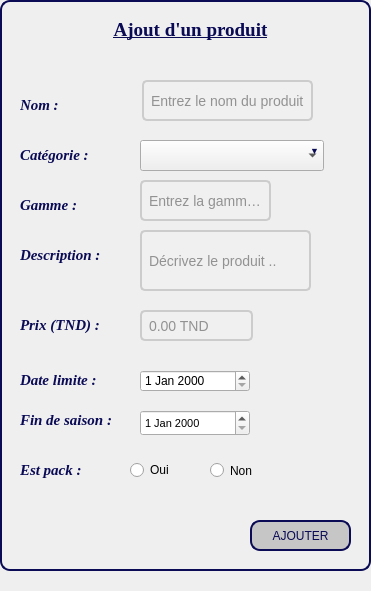
   <widget class="QGroupBox" name="groupBox_2">
    <property name="geometry">
     <rect>
      <x>10</x>
      <y>130</y>
      <width>371</width>
      <height>591</height>
     </rect>
    </property>
    <property name="styleSheet">
     <string notr="true">QGroupBox {
	
    border: 2px solid  #0a0a55; /* Couleur turquoise pour la bordure */
    border-radius: 10px;  /* Coins arrondis */
    padding: 10px;  /* Espacement interne */
    margin-bottom: 20px;  /* Espacement en bas */
}</string>
    </property>
    <property name="title">
     <string/>
    </property>
    <widget class="QLabel" name="label_20">
     <property name="geometry">
      <rect>
       <x>80</x>
       <y>10</y>
       <width>221</width>
       <height>41</height>
      </rect>
     </property>
     <property name="sizePolicy">
      <sizepolicy hsizetype="Preferred" vsizetype="Preferred">
       <horstretch>5</horstretch>
       <verstretch>0</verstretch>
      </sizepolicy>
     </property>
     <property name="maximumSize">
      <size>
       <width>16777215</width>
       <height>16777215</height>
      </size>
     </property>
     <property name="font">
      <font>
       <family>Georgia</family>
       <bold>true</bold>
       <underline>true</underline>
      </font>
     </property>
     <property name="styleSheet">
      <string notr="true"> font-family: &quot;Georgia&quot;, &quot;Times New Roman&quot;, serif;</string>
     </property>
     <property name="text">
      <string>&lt;html&gt;&lt;head/&gt;&lt;body&gt;&lt;p align=&quot;center&quot;&gt;&lt;span style=&quot; font-size:14pt; color:#0a0a55;&quot;&gt;Ajout d'un produit&lt;/span&gt;&lt;/p&gt;&lt;/body&gt;&lt;/html&gt;</string>
     </property>
    </widget>
    <widget class="QLabel" name="label_22">
     <property name="geometry">
      <rect>
       <x>20</x>
       <y>370</y>
       <width>111</width>
       <height>21</height>
      </rect>
     </property>
     <property name="font">
      <font>
       <family>Georgia</family>
       <bold>true</bold>
      </font>
     </property>
     <property name="styleSheet">
      <string notr="true">font-family: &quot;Georgia&quot;, &quot;Times New Roman&quot;, serif;</string>
     </property>
     <property name="text">
      <string>&lt;html&gt;&lt;head/&gt;&lt;body&gt;&lt;p&gt;&lt;span style=&quot; font-size:11pt; font-style:italic; color:#0a0a55;&quot;&gt;Date limite :&lt;/span&gt;&lt;/p&gt;&lt;/body&gt;&lt;/html&gt;</string>
     </property>
    </widget>
    <widget class="QLabel" name="label_23">
     <property name="geometry">
      <rect>
       <x>20</x>
       <y>310</y>
       <width>111</width>
       <height>31</height>
      </rect>
     </property>
     <property name="font">
      <font>
       <family>Georgia</family>
       <bold>true</bold>
      </font>
     </property>
     <property name="styleSheet">
      <string notr="true">font-family: &quot;Georgia&quot;, &quot;Times New Roman&quot;, serif;</string>
     </property>
     <property name="text">
      <string>&lt;html&gt;&lt;head/&gt;&lt;body&gt;&lt;p&gt;&lt;span style=&quot; font-size:11pt; font-style:italic; color:#0a0a55;&quot;&gt;Prix (TND) :&lt;/span&gt;&lt;/p&gt;&lt;/body&gt;&lt;/html&gt;</string>
     </property>
    </widget>
    <widget class="QLineEdit" name="lineEdit_prix_2">
     <property name="geometry">
      <rect>
       <x>140</x>
       <y>310</y>
       <width>113</width>
       <height>31</height>
      </rect>
     </property>
     <property name="styleSheet">
      <string notr="true">QLineEdit {
    background-color: #f0f0f0; /* Couleur de fond */
    border: 2px solid #ccc; /* Bordure */
    border-radius: 5px; /* Coins arrondis */
    padding: 5px; /* Espacement intérieur */
    font-size: 14px; /* Taille de la police */
    color: #333; /* Couleur du texte */
}

QLineEdit:focus {
    border-color: #66afe9; /* Couleur de la bordure lorsqu'il est en focus */
    background-color: #e6f3ff; /* Couleur de fond lorsqu'il est en focus */
}</string>
     </property>
     <property name="placeholderText">
      <string>0.00 TND</string>
     </property>
    </widget>
    <widget class="QLabel" name="label_24">
     <property name="geometry">
      <rect>
       <x>20</x>
       <y>90</y>
       <width>111</width>
       <height>31</height>
      </rect>
     </property>
     <property name="font">
      <font>
       <family>Georgia</family>
       <bold>true</bold>
      </font>
     </property>
     <property name="styleSheet">
      <string notr="true">font-family: &quot;Georgia&quot;, &quot;Times New Roman&quot;, serif;</string>
     </property>
     <property name="text">
      <string>&lt;html&gt;&lt;head/&gt;&lt;body&gt;&lt;p&gt;&lt;span style=&quot; font-size:11pt; font-style:italic; color:#0a0a55;&quot;&gt;Nom :&lt;/span&gt;&lt;/p&gt;&lt;/body&gt;&lt;/html&gt;</string>
     </property>
    </widget>
    <widget class="QLabel" name="label_26">
     <property name="geometry">
      <rect>
       <x>20</x>
       <y>460</y>
       <width>81</width>
       <height>21</height>
      </rect>
     </property>
     <property name="font">
      <font>
       <family>Georgia</family>
       <bold>true</bold>
      </font>
     </property>
     <property name="styleSheet">
      <string notr="true">font-family: &quot;Georgia&quot;, &quot;Times New Roman&quot;, serif;</string>
     </property>
     <property name="text">
      <string>&lt;html&gt;&lt;head/&gt;&lt;body&gt;&lt;p&gt;&lt;span style=&quot; font-size:11pt; font-style:italic; color:#0a0a55;&quot;&gt;Est pack :&lt;/span&gt;&lt;/p&gt;&lt;/body&gt;&lt;/html&gt;</string>
     </property>
    </widget>
    <widget class="QLineEdit" name="lineEdit_nom">
     <property name="geometry">
      <rect>
       <x>142</x>
       <y>80</y>
       <width>171</width>
       <height>41</height>
      </rect>
     </property>
     <property name="styleSheet">
      <string notr="true">QLineEdit {
    background-color: #f0f0f0; /* Couleur de fond */
    border: 2px solid #ccc; /* Bordure */
    border-radius: 5px; /* Coins arrondis */
    padding: 5px; /* Espacement intérieur */
    font-size: 14px; /* Taille de la police */
    color: #333; /* Couleur du texte */
}

QLineEdit:focus {
    border-color: #66afe9; /* Couleur de la bordure lorsqu'il est en focus */
    background-color: #e6f3ff; /* Couleur de fond lorsqu'il est en focus */
}</string>
     </property>
     <property name="inputMask">
      <string notr="true"/>
     </property>
     <property name="text">
      <string/>
     </property>
     <property name="placeholderText">
      <string>Entrez le nom du produit</string>
     </property>
    </widget>
    <widget class="QLineEdit" name="lineEdit_gamme_2">
     <property name="geometry">
      <rect>
       <x>140</x>
       <y>180</y>
       <width>131</width>
       <height>41</height>
      </rect>
     </property>
     <property name="styleSheet">
      <string notr="true">QLineEdit {
    background-color: #f0f0f0; /* Couleur de fond */
    border: 2px solid #ccc; /* Bordure */
    border-radius: 5px; /* Coins arrondis */
    padding: 5px; /* Espacement intérieur */
    font-size: 14px; /* Taille de la police */
    color: #333; /* Couleur du texte */
}

QLineEdit:focus {
    border-color: #66afe9; /* Couleur de la bordure lorsqu'il est en focus */
    background-color: #e6f3ff; /* Couleur de fond lorsqu'il est en focus */
}</string>
     </property>
     <property name="placeholderText">
      <string>Entrez la gamme..</string>
     </property>
    </widget>
    <widget class="QDateEdit" name="dateEdit_saison_fin">
     <property name="geometry">
      <rect>
       <x>140</x>
       <y>410</y>
       <width>110</width>
       <height>26</height>
      </rect>
     </property>
     <property name="font">
      <font>
       <pointsize>8</pointsize>
      </font>
     </property>
    </widget>
    <widget class="QLabel" name="label_27">
     <property name="geometry">
      <rect>
       <x>20</x>
       <y>140</y>
       <width>111</width>
       <height>31</height>
      </rect>
     </property>
     <property name="font">
      <font>
       <family>Georgia</family>
       <bold>true</bold>
      </font>
     </property>
     <property name="styleSheet">
      <string notr="true">font-family: &quot;Georgia&quot;, &quot;Times New Roman&quot;, serif;</string>
     </property>
     <property name="text">
      <string>&lt;html&gt;&lt;head/&gt;&lt;body&gt;&lt;p&gt;&lt;span style=&quot; font-size:11pt; font-style:italic; color:#0a0a55;&quot;&gt;Catégorie :&lt;/span&gt;&lt;/p&gt;&lt;/body&gt;&lt;/html&gt;</string>
     </property>
    </widget>
    <widget class="QLabel" name="label_28">
     <property name="geometry">
      <rect>
       <x>20</x>
       <y>190</y>
       <width>111</width>
       <height>31</height>
      </rect>
     </property>
     <property name="font">
      <font>
       <family>Georgia</family>
       <bold>true</bold>
      </font>
     </property>
     <property name="styleSheet">
      <string notr="true">font-family: &quot;Georgia&quot;, &quot;Times New Roman&quot;, serif;</string>
     </property>
     <property name="text">
      <string>&lt;html&gt;&lt;head/&gt;&lt;body&gt;&lt;p&gt;&lt;span style=&quot; font-size:11pt; font-style:italic; color:#0a0a55;&quot;&gt;Gamme :&lt;/span&gt;&lt;/p&gt;&lt;/body&gt;&lt;/html&gt;</string>
     </property>
    </widget>
    <widget class="QLabel" name="label_29">
     <property name="geometry">
      <rect>
       <x>20</x>
       <y>240</y>
       <width>111</width>
       <height>31</height>
      </rect>
     </property>
     <property name="font">
      <font>
       <family>Georgia</family>
       <bold>true</bold>
      </font>
     </property>
     <property name="styleSheet">
      <string notr="true">font-family: &quot;Georgia&quot;, &quot;Times New Roman&quot;, serif;</string>
     </property>
     <property name="text">
      <string>&lt;html&gt;&lt;head/&gt;&lt;body&gt;&lt;p&gt;&lt;span style=&quot; font-size:11pt; font-style:italic; color:#0a0a55;&quot;&gt;Description :&lt;/span&gt;&lt;/p&gt;&lt;/body&gt;&lt;/html&gt;</string>
     </property>
    </widget>
    <widget class="QLabel" name="label_30">
     <property name="geometry">
      <rect>
       <x>20</x>
       <y>410</y>
       <width>111</width>
       <height>21</height>
      </rect>
     </property>
     <property name="font">
      <font>
       <family>Georgia</family>
       <bold>true</bold>
      </font>
     </property>
     <property name="styleSheet">
      <string notr="true">font-family: &quot;Georgia&quot;, &quot;Times New Roman&quot;, serif;</string>
     </property>
     <property name="text">
      <string>&lt;html&gt;&lt;head/&gt;&lt;body&gt;&lt;p&gt;&lt;span style=&quot; font-size:11pt; font-style:italic; color:#0a0a55;&quot;&gt;Fin de saison :&lt;/span&gt;&lt;/p&gt;&lt;/body&gt;&lt;/html&gt;</string>
     </property>
    </widget>
    <widget class="QLineEdit" name="lineEdit_description">
     <property name="geometry">
      <rect>
       <x>140</x>
       <y>230</y>
       <width>171</width>
       <height>61</height>
      </rect>
     </property>
     <property name="styleSheet">
      <string notr="true">QLineEdit {
    background-color: #f0f0f0; /* Couleur de fond */
    border: 2px solid #ccc; /* Bordure */
    border-radius: 5px; /* Coins arrondis */
    padding: 5px; /* Espacement intérieur */
    font-size: 14px; /* Taille de la police */
    color: #333; /* Couleur du texte */
}

QLineEdit:focus {
    border-color: #66afe9; /* Couleur de la bordure lorsqu'il est en focus */
    background-color: #e6f3ff; /* Couleur de fond lorsqu'il est en focus */
}
</string>
     </property>
     <property name="placeholderText">
      <string>Décrivez le produit ..</string>
     </property>
    </widget>
    <widget class="QPushButton" name="pushButton_Ajouter">
     <property name="geometry">
      <rect>
       <x>250</x>
       <y>520</y>
       <width>101</width>
       <height>31</height>
      </rect>
     </property>
     <property name="styleSheet">
      <string notr="true">QPushButton {
    border: 2px solid #0a0a55;   /* Grey border */
    border-radius: 10px;         /* Round the corners */
    padding: 0 8px;              /* Padding inside the button */
    background: #c6c6c6;         /* Grey background */
    color: #0a0a55;                /* White text color */
 font-family: &quot;Georgia&quot;, &quot;Times New Roman&quot;, serif;
}

QPushButton:hover {
    background-color: white;   /* Darker grey on hover */
}
</string>
     </property>
     <property name="text">
      <string>AJOUTER</string>
     </property>
    </widget>
    <widget class="QDateEdit" name="dateEdit_date_limite">
     <property name="geometry">
      <rect>
       <x>140</x>
       <y>370</y>
       <width>110</width>
       <height>22</height>
      </rect>
     </property>
    </widget>
    <widget class="QComboBox" name="comboBox_categorie">
     <property name="geometry">
      <rect>
       <x>140</x>
       <y>140</y>
       <width>184</width>
       <height>31</height>
      </rect>
     </property>
     <property name="styleSheet">
      <string notr="true">QComboBox::down-arrow {
    image: url(:/icons/down_arrow.svg); /* Optionnel - pour une flèche personnalisée */
    width: 12px;
    height: 12px;
}

QComboBox QAbstractItemView {
    border: 1px solid #d5d5d5;
    border-radius: 8px;
    selection-background-color: #3498db;
    selection-color: white;
}
</string>
     </property>
    </widget>
    <widget class="QRadioButton" name="radioOui">
     <property name="geometry">
      <rect>
       <x>130</x>
       <y>460</y>
       <width>89</width>
       <height>20</height>
      </rect>
     </property>
     <property name="styleSheet">
      <string notr="true">font-family: &quot;Georgia&quot;, &quot;Times New Roman&quot;, serif;</string>
     </property>
     <property name="text">
      <string>Oui</string>
     </property>
    </widget>
    <widget class="QRadioButton" name="radioNon">
     <property name="geometry">
      <rect>
       <x>210</x>
       <y>460</y>
       <width>89</width>
       <height>21</height>
      </rect>
     </property>
     <property name="styleSheet">
      <string notr="true">font-family: &quot;Georgia&quot;, &quot;Times New Roman&quot;, serif;</string>
     </property>
     <property name="text">
      <string>Non</string>
     </property>
    </widget>
    <widget class="QLabel" name="label_21">
     <property name="geometry">
      <rect>
       <x>310</x>
       <y>140</y>
       <width>49</width>
       <height>21</height>
      </rect>
     </property>
     <property name="text">
      <string>&lt;html&gt;&lt;head/&gt;&lt;body&gt;&lt;p&gt;&lt;span style=&quot; font-size:7pt; color:#0a0a55;&quot;&gt;▼&lt;/span&gt;&lt;/p&gt;&lt;/body&gt;&lt;/html&gt;</string>
     </property>
    </widget>
    <widget class="QLabel" name="label_38">
     <property name="geometry">
      <rect>
       <x>20</x>
       <y>10</y>
       <width>61</width>
       <height>51</height>
      </rect>
     </property>
     <property name="text">
      <string/>
     </property>
     <property name="pixmap">
      <pixmap resource="img.qrc">:/image_zaineb/WhatsApp_Image_2025-04-11_at_21.59.58-removebg-preview.png</pixmap>
     </property>
     <property name="scaledContents">
      <bool>true</bool>
     </property>
    </widget>
   </widget>
